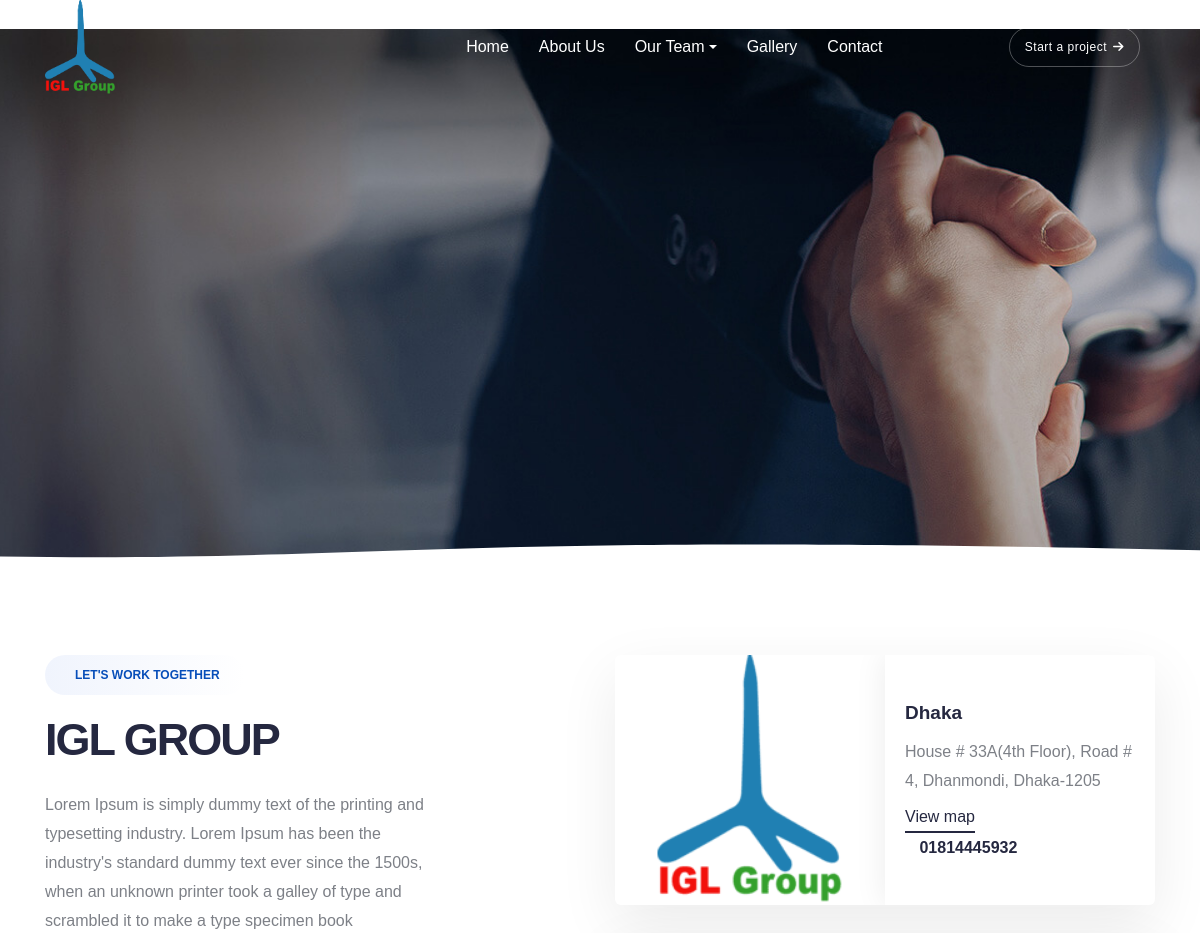
Page /contact/ (upper part) on the earlier database version.
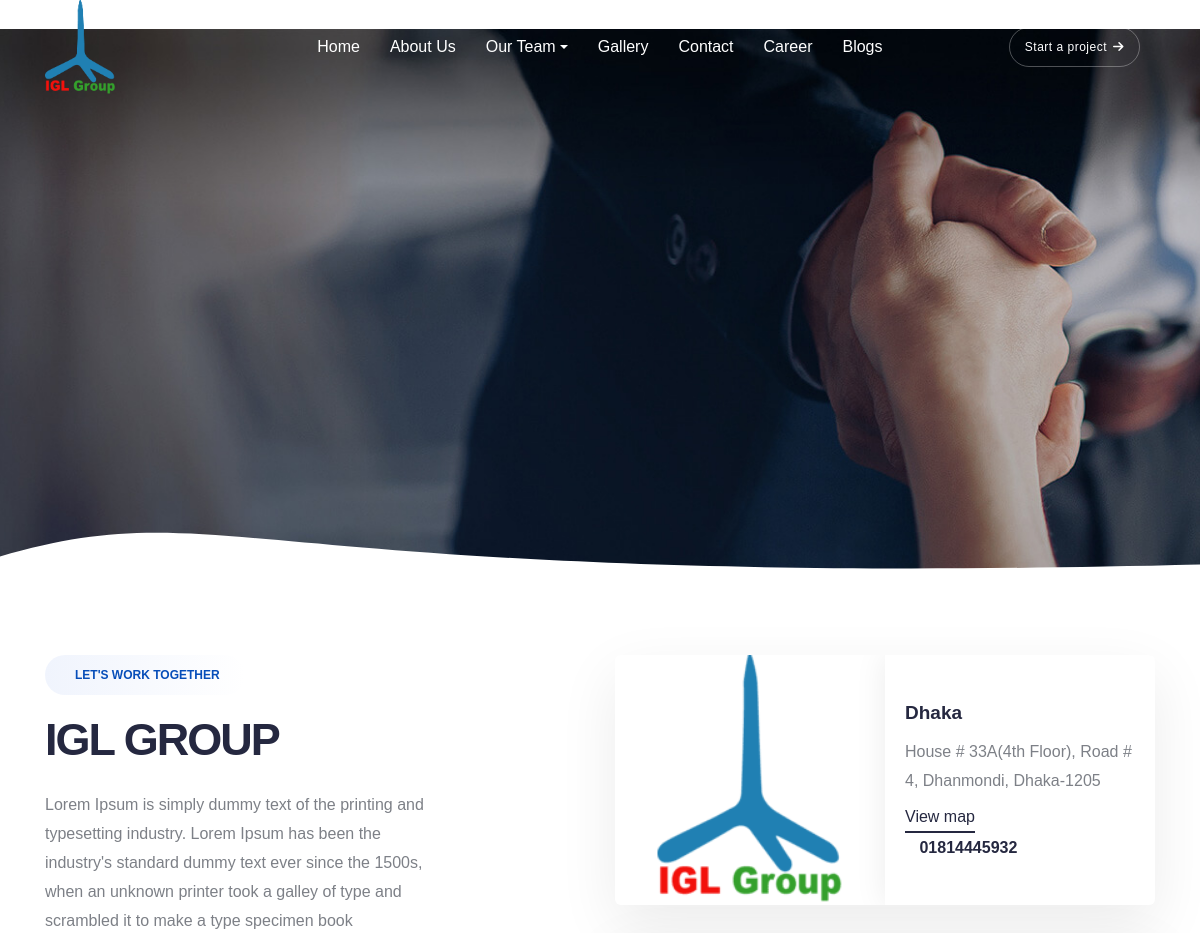
Same page on the later database version.
### igl/models.py (models this page shows, shortened)
class NavMenu(models.Model):
    name = models.CharField(max_length=255)
    url = models.CharField(max_length=255)  # Use CharField instead of URLField
    is_active = models.BooleanField(default=True)
    parent = models.ForeignKey('self', on_delete=models.CASCADE, null=True, blank=True, related_name='sub_menus')

class Contact_Location(models.Model):
    city = models.CharField(max_length=100, help_text="City name.")
    address = models.TextField(max_length=255,help_text="Full address of the location.")
    map_url = models.URLField(
        help_text="Google Maps link for the location. Paste the link from Google Maps.",
        blank=True,
        null=True
    )
    phone_number = models.CharField(max_length=20, help_text="Phone number for the location.")
    image = models.ImageField(upload_to="locations/", help_text="Image or background for the location.")

### igl/views.py (the view, shortened to what this page needs)
# urls.py: path('contact/',views.contact,name="contact"),
def contact(request):
    banner = ContactBanner.objects.first()
    contact_schedule = Contact_Schedule.objects.first()
    contact_locations = Contact_Location.objects.all()
    context = {
        "banner": banner,
        "contact_schedule": contact_schedule,
        "contact_locations": contact_locations,
    }
    return render(request, 'frontend/contact.html', context)

### igl/context_processors.py (called while the page is built)
def global_context(request):
    logo = Logo.objects.filter(is_active=True).first()
    menus = NavMenu.objects.filter(is_active=True)
    return {
        'logo': logo,
        'menus': menus,
    }

### igl/templates/frontend/contact.html (shortened to what this page needs)
﻿{% extends "frontend/base.html" %}
{% load static %}
{% block body %}
        <section
    class="pt-0 cover-background ipad-top-space-margin sm-pb-0"
    style="background-image: url('{{ banner.background_image.url }}');">
    <div class="shape-image-animation bottom-0 p-0 w-100 d-none d-md-block">
    </div>
    <div class="container">
        <div class="row align-items-center justify-content-center h-500px sm-h-300px">
        </div>
    </div>
</section>
        <section class="pt-3 sm-pt-50px">
            <div class="container">
                <div class="row justify-content-center">
                    <div class="col-xl-5 col-lg-8 col-md-10 lg-mb-50px">
                        <div class="position-sticky top-120px lg-top-0px lg-position-relative text-center text-xl-start">
                            <span class="ps-25px pe-25px mb-20px text-uppercase text-base-color fs-12 lh-40 fw-700 border-radius-100px bg-gradient-very-light-gray-transparent d-inline-flex justify-content-center justify-content-xl-start">
                                 Let's work together
                            </span>
                            <h3 class="text-dark-gray ls-minus-2px fw-700">{{ contact_schedule.title }}</h3>
                            <p class="mb-35px w-90 lg-w-100 sm-mb-25px">{{ contact_schedule.description }}</p>
                        </div>
                    </div>
<div class="col-xl-6 col-lg-8 col-md-10 offset-xl-1">
    <div class="row row-cols-1 justify-content-center">
        {% for location in contact_locations %}
        <div class="col services-box-style-02 mb-30px">
            <div class="row g-0 box-shadow-quadruple-large border-radius-6px overflow-hidden" style="height: 250px;">
                <div class="col-lg-6 col-sm-6">
                    <div class="h-100 cover-background" style="background-image: url('{{ location.image.url }}'); height: 100%; max-height: 250px;"></div>
                </div>
                <div class="col-lg-6 col-sm-6 bg-white box-shadow-extra-large p-20px d-flex align-items-center">
                    <div class="services-box-content last-paragraph-no-margin">
                        <span class="d-block text-dark-gray primary-font fw-700 fs-19 mb-10px">{{ location.city }}</span>
                        <p class="mb-10px">{{ location.address }}</p>
                        <a href="{{ location.map_url }}" class="btn btn-link text-dark-gray" target="_blank">View map</a>
                        <div class="text-dark-gray fw-600">
                            <a href="tel:{{ location.phone_number }}">{{ location.phone_number }}</a>
                        </div>
                    </div>
                </div>
            </div>
        </div>
        {% endfor %}
    </div>
</div>
                </div>
            </div>
        </section>
        {% endblock %}

### igl/templates/frontend/base.html (shortened to what this page needs)
﻿{% load static %}
<!doctype html>
<html class="no-js" lang="en">
    <head>
        <link href="https://cdnjs.cloudflare.com/ajax/libs/font-awesome/6.0.0-beta3/css/all.min.css" rel="stylesheet">
        <link rel="stylesheet" href="{% static 'css/vendors.min.css' %}">
<link rel="stylesheet" href="{% static 'css/icon.min.css' %}">
<link rel="stylesheet" href="{% static 'css/style.min.css' %}">
<link rel="stylesheet" href="{% static 'css/responsive.min.css' %}">
<link rel="stylesheet" href="{% static 'css/it-business/it-business.css' %}">
<link rel="stylesheet" href="{% static 'css/style.css' %}">
    </head>
      <header>
<nav class="navbar navbar-expand-lg header-transparent bg-transparent header-reverse glass-effect " data-header-hover="light">
  <div class="container-fluid">
       <div class="logo">
        {% if logo %}
            <img src="{{ logo.image.url }}" alt="{{ logo.alt_text }}">
        {% else %}
            <p>No logo available</p>
        {% endif %}
    </div>
      <div class="col-auto col-xxl-6 col-lg-8 menu-order position-static">
          <div class="collapse navbar-collapse justify-content-center" id="navbarNav">
            <ul class="navbar-nav">
                {% for menu in menus %}
                    {% if menu.sub_menus.exists %}
                        <li class="nav-item dropdown">
                            <a href="{{ menu.url }}" class="nav-link dropdown-toggle" id="navbarDropdownMenuLink" role="button" data-bs-toggle="dropdown" aria-expanded="false">
                                {{ menu.name }}
                            </a>
                        </li>
                    {% else %}
                        <li class="nav-item">
                            <a href="{{ menu.url }}" class="nav-link">{{ menu.name }}</a>
                        </li>
                    {% endif %}
                {% endfor %}
            </ul>
        </div>
      </div>
      <div class="col-auto col-xxl-3 col-lg-2 text-end d-none d-sm-flex">
          <div class="header-icon">
              <a href="{% url 'contact' %}" class="btn btn-large btn-transparent-white-light btn-rounded text-transform-none border-1">Start a project<i class="fa-solid fa-arrow-right"></i></a>
          </div>
      </div>
  </div>
</nav>
    </header>
    <body data-mobile-nav-style="full-screen-menu" data-mobile-nav-bg-color="#252840">
        {% block body %}{% endblock %}
    </body>
</html>

Differences in the rows shown:
added NavMenu: name "Career"
added NavMenu: name "Blogs"
